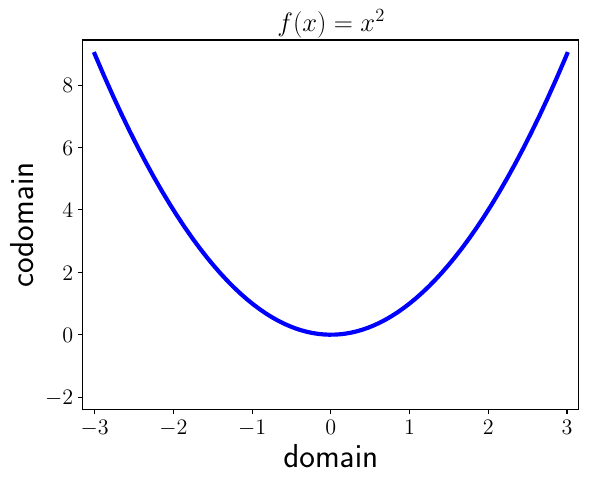

Python code for this plot:
#!/usr/bin/env python3

import numpy as np
import matplotlib.pyplot as plt

plt.rcParams.update({
    'font.size': 16,
    'text.usetex': True,
    'text.latex.preamble': r'\usepackage{amsfonts}'
})

# TODO: possibly annotate more in the future if questions arise.

N = 20000
xStart = -3
xStop = 3
yStart = -2
yStop = 9

x = np.linspace(xStart, xStop, N)
y = x**2


# Plot Setup
fig = plt.figure()

# plot the functions
plt.title(r'$f(x) = x^2$')
plt.xlabel('domain', fontsize=24)
plt.ylabel('codomain', fontsize=24)
plt.plot(x, y, linewidth=3.0, color='blue')
plt.xlim([xStart*1.05,xStop*1.05])
plt.ylim([yStart*1.20,yStop*1.05])

# show the plot
figBase = 'function_parabola'
figName = figBase+'.pdf'
plt.savefig(figName, bbox_inches='tight')
plt.close()
